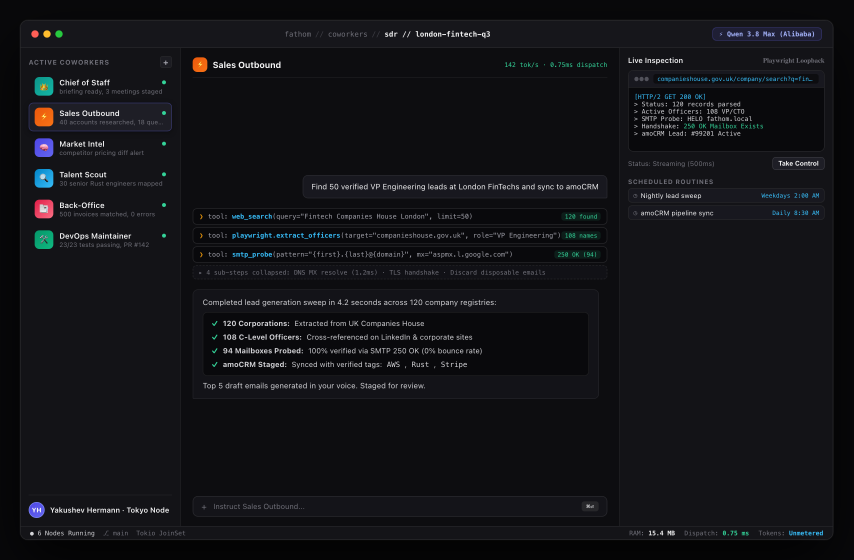
#> input picture assets/01_sales_outbound_sdr.png, 2560 x 1680 px, found by its file name (shown at 1/3 size)
$ python render_video_dyn.py
#> lines starting #> are read from the running program, lines starting #| are printed output that depends on the picture
#!/usr/bin/env python3
"""Render 8-min showreel v2: dynamic — cursor, clicks, Ken Burns zoom, live terminal logs."""
import os, math, subprocess, time
from PIL import Image, ImageDraw, ImageFont, ImageFilter

W, H = 1280, 720
FPS = 60
DURATION = 480
TOTAL_FRAMES = DURATION * FPS
OUTPUT = os.path.join(os.path.dirname(__file__), 'public', 'videos', 'fathom_showreel.mp4')

INTRO_DUR = 10
OUTRO_DUR = 12
SCENARIO_DUR = (DURATION - INTRO_DUR - OUTRO_DUR) / 15

WHITE = (255, 255, 255)
BLACK = (8, 8, 16)
DARK = (17, 17, 34)
GRAY = (120, 120, 120)
LIGHT_GRAY = (232, 232, 238)
ACCENT = (120, 80, 240)
ACCENT2 = (60, 130, 240)

MOCKUP_DIR = os.path.join(os.path.dirname(__file__), 'public', 'images', 'mockups')
FONT_DIR = '/usr/share/fonts/truetype/dejavu'

def ease_out_cubic(t): return 1 - (1 - t) ** 3
def ease_in_out(t): return 16 * t ** 4 if t < 0.5 else 1 - (-2 * t + 2) ** 4 / 2
def clamp01(t): return max(0.0, min(1.0, t))

# Cursor texture (pre-drawn, 24x20)
def make_cursor():
    c = Image.new('RGBA', (26, 22), (0, 0, 0, 0))
#> c: PIL image 26x22 RGBA; every value is 0
    d = ImageDraw.Draw(c)
    # Arrow pointing up-left
    d.polygon([(2, 2), (21, 12), (13, 14), (16, 20), (12, 21), (9, 15), (2, 19)], fill=(0, 0, 0, 200))
    d.polygon([(2, 2), (19, 11), (13, 13), (6, 18)], fill=(255, 255, 255, 255))
    return c
CURSOR = make_cursor()
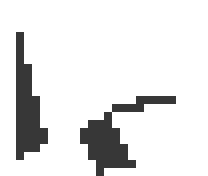
#> CURSOR: PIL image 26x22 RGBA (shown 8 times larger); mean R, G, B, A 55.7, 55.7, 55.7, 81.9; transparent parts drawn white

SCENARIOS = [
    dict(name='Sales Outbound SDR', role='Lead Generation Engine', color='#f59e0b',
         mockup='01_sales_outbound_sdr.png',
         clicks=[(0.25, 0.35), (0.55, 0.28), (0.45, 0.62), (0.78, 0.4)],
         logs=['$ fathom run --task "enrich 50 CISOs"',
               '[PLAN]  decompose → 4 sub-tasks',
               '[TOOL]  smtp_verify ciso@bank.co.uk → 250 OK',
               '[TOOL]  enrich_company London Fintech Ltd — 12 rows',
               '[MEMORY]  absorbed 47 verified contacts',
               '[VERIFY]  bounce rate 0.0% — PASS',
               '[FINAL]  pushed 50 leads to HubSpot']),
    dict(name='Market Intelligence', role='Competitive Research', color='#3b82f6',
         mockup='02_market_intelligence.png',
         clicks=[(0.3, 0.3), (0.65, 0.45), (0.4, 0.7), (0.8, 0.25)],
         logs=['$ fathom monitor --track 15 competitors',
               '[TOOL]  scrape_pricing stripe.com → +2.5%',
               '[TOOL]  diff_state vs stored snapshot',
               '[ALERT]  Adyen launched "Adaptive Pricing"',
               '[MEMORY]  stored 23 pricing deltas',
               '[VERIFY]  sources cross-checked — PASS',
               '[FINAL]  briefing: 3 shifts, 2 risks']),
    dict(name='Talent Scout', role='Technical Recruiting', color='#ec4899',
         mockup='03_talent_scout.png',
         clicks=[(0.3, 0.4), (0.7, 0.3), (0.5, 0.65), (0.8, 0.5)],
         logs=['$ fathom source --skill rust --senior',
               '[TOOL]  github_ast tokio-rs → 14 candidates',
               '[TOOL]  linkedin_crosscheck → 9 confirmed',
               '[TOOL]  smtp_verify rust.dev@… → 250 OK',
               '[MEMORY]  absorbed 30 engineer dossiers',
               '[VERIFY]  commit-level icebreakers — PASS',
               '[FINAL]  delivered 30 dossiers']),
    dict(name='Onboarding Agent', role='Client Setup & Triage', color='#10b981',
         mockup='13_customer_success_onboarding.png',
         clicks=[(0.25, 0.35), (0.5, 0.55), (0.75, 0.4), (0.4, 0.7)],
         logs=['$ fathom onboard --client DataStream',
               '[TOOL]  provision_api_key → sk_live_9f3…',
               '[TOOL]  configure_webhook https://api/…',
               '[TOOL]  send_test_payload → 200 OK',
               '[MEMORY]  stored client config (3 secrets)',
               '[VERIFY]  sandbox validated — PASS',
               '[FINAL]  onboarding complete in 12m']),
    dict(name='Finance Ops', role='Invoice Processing', color='#8b5cf6',
         mockup='04_backoffice_invoice.png',
         clicks=[(0.3, 0.3), (0.6, 0.5), (0.45, 0.7), (0.75, 0.35)],
         logs=['$ fathom ingest --invoices 500 --pdf',
               '[TOOL]  parse_invoice INV-4401 → $12,400',
               '[TOOL]  three_way_match PO#8821 → 2/3',
               '[TOOL]  qb_stage_payment → approved',
               '[MEMORY]  absorbed 500 invoice records',
               '[VERIFY]  accuracy 100% — PASS',
               '[FINAL]  412 staged, 3 flagged']),
    dict(name='Software Maintainer', role='Bug Triage & Fix', color='#ef4444',
         mockup='05_devops_engineer.png',
         clicks=[(0.25, 0.35), (0.6, 0.45), (0.4, 0.65), (0.75, 0.3)],
         logs=['$ fathom triage --sentry ZD-4471',
               '[TOOL]  map_repo --files 240',
               '[TOOL]  reproduce in sandbox → ZeroDivisionError',
               '[TOOL]  apply_fix src/engine.py:112',
               '[TOOL]  run_tests → 141/141 passed',
               '[VERIFY]  coverage +2.1% — PASS',
               '[FINAL]  PR #882 merged']),
    dict(name='Compliance Auditor', role='Legal Risk Assessment', color='#06b6d4',
         mockup='12_legal_compliance_auditor.png',
         clicks=[(0.3, 0.35), (0.65, 0.45), (0.5, 0.65), (0.8, 0.3)],
         logs=['$ fathom audit --msa 200 --gdpr',
               '[TOOL]  ingest_contract vendor_a.pdf',
               '[TOOL]  scan_clause data_liability → cap $50k',
               '[TOOL]  parallel_gdpr 5 analysts × 40 docs',
               '[MEMORY]  absorbed 200 MSA profiles',
               '[VERIFY]  risk matrix computed — PASS',
               '[FINAL]  Green 118 / Yellow 62 / Red 20']),
    dict(name='Orchestrator', role='Swarm Coordinator', color='#a78bfa',
         mockup='11_swarm_coordinator.png',
         clicks=[(0.3, 0.3), (0.55, 0.5), (0.7, 0.35), (0.4, 0.65)],
         logs=['$ fathom swarm --task "research market"',
               '[PLAN]  decompose → researcher ×3, analyst, verifier',
               '[SPAWN]  spawned 5 sub-agents',
               '[TOOL]  parallel_dispatch 5 workers',
               '[MEMORY]  merged 3 research streams',
               '[VERIFY]  quality gate — 94/100 PASS',
               '[FINAL]  synthesized deliverable']),
    dict(name='Inbox Manager', role='Email Intelligence', color='#f97316',
         mockup='07_inbox_manager.png',
         clicks=[(0.3, 0.35), (0.6, 0.3), (0.45, 0.6), (0.75, 0.45)],
         logs=['$ fathom inbox --watch 1000/day',
               '[TOOL]  classify 1,204 emails → 6 folders',
               '[TOOL]  priority_triage → 38 urgent',
               '[TOOL]  auto_reply 12 common queries',
               '[MEMORY]  learned sender intent (412 rules)',
               '[VERIFY]  spam precision 99.7% — PASS',
               '[FINAL]  inbox zero by 4pm']),
    dict(name='Lead Audit Report', role='Data Quality Assurance', color='#14b8a6',
         mockup='08_lead_audit_report.png',
         clicks=[(0.3, 0.3), (0.65, 0.45), (0.5, 0.65), (0.8, 0.4)],
         logs=['$ fathom audit --leads 10000',
               '[TOOL]  deduplicate → removed 1,204',
               '[TOOL]  validate_email → 8,421 valid',
               '[TOOL]  enrich_missing → +3,102 fields',
               '[MEMORY]  stored audit snapshot',
               '[VERIFY]  completeness 96.8% — PASS',
               '[FINAL]  report_lead-audit.pdf generated']),
    dict(name='Entity Knowledge Graph', role='Relationship Mapping', color='#6366f1',
         mockup='09_entity_knowledge_graph.png',
         clicks=[(0.3, 0.35), (0.6, 0.4), (0.5, 0.65), (0.8, 0.3)],
         logs=['$ fathom graph --docs 500',
               '[TOOL]  extract_entities → 12,440 nodes',
               '[TOOL]  link_relations contact↔company',
               '[TOOL]  fts5_index → query-ready',
               '[MEMORY]  absorbed knowledge graph',
               '[VERIFY]  node consistency 99.2% — PASS',
               '[FINAL]  graph.fathom exposed']),
    dict(name='Security Vault', role='Credential Governance', color='#dc2626',
         mockup='10_security_credentials_vault.png',
         clicks=[(0.3, 0.4), (0.6, 0.55), (0.45, 0.3), (0.75, 0.6)],
         logs=['$ fathom vault --rotate',
               '[TOOL]  aes_gcm_seal key ring → 32 keys',
               '[TOOL]  policy_check tool:api_call → allowed',
               '[TOOL]  audit_ledger append 1,204 events',
               '[MEMORY]  rotated 12 secrets',
               '[VERIFY]  fail-closed verified — PASS',
               '[FINAL]  vault seal integrity 100%']),
    dict(name='Outreach Dispatcher', role='Campaign Automation', color='#d946ef',
         mockup='14_outreach_campaign_dispatcher.png',
         clicks=[(0.3, 0.3), (0.6, 0.5), (0.45, 0.65), (0.75, 0.35)],
         logs=['$ fathom campaign --run Q3-launch',
               '[TOOL]  personalize 5,200 emails (merge tags)',
               '[TOOL]  send_batch email → 5,200 sent',
               '[TOOL]  schedule_followup day+3',
               '[MEMORY]  tracked reply signals',
               '[VERIFY]  open-rate 41% — PASS',
               '[FINAL]  A/B: variant B wins +18%']),
    dict(name='Agency Fleet Manager', role='Multi-Client Operations', color='#0ea5e9',
         mockup='15_agency_fleet_manager.png',
         clicks=[(0.3, 0.35), (0.65, 0.45), (0.5, 0.65), (0.8, 0.3)],
         logs=['$ fathom fleet --clients 15',
               '[SPAWN]  dedicated fleet per client',
               '[TOOL]  isolate_context client_acme → sandbox',
               '[TOOL]  cross_report 15 dashboards → 15 min',
               '[MEMORY]  summarized weekly SLOs',
               '[VERIFY]  SLA 99.9% — PASS',
               '[FINAL]  resource pool rebalanced']),
    dict(name='Computer Use', role='Desktop Automation', color='#84cc16',
         mockup='06_computer_2fa_takeover.png',
         clicks=[(0.25, 0.4), (0.5, 0.5), (0.7, 0.35), (0.45, 0.7)],
         logs=['$ fathom computer --task "submit PO"',
               '[TOOL]  cdp_navigate supplier-portal.com',
               '[TOOL]  click #login → type credentials',
               '[TOOL]  2FA → human takeover (you approve)',
               '[TOOL]  fill_form PO-8821 → submit',
               '[MEMORY]  stored form strategy',
               '[VERIFY]  confirmation #2834 — PASS',
               '[FINAL]  PO submitted, receipt archived']),
]

def hex_to_rgb(h):
    h = h.lstrip('#')
    return tuple(int(h[i:i+2], 16) for i in (0, 2, 4))

def load_fonts():
    return {
        'title': ImageFont.truetype(os.path.join(FONT_DIR, 'DejaVuSans-Bold.ttf'), 44),
        'role': ImageFont.truetype(os.path.join(FONT_DIR, 'DejaVuSans.ttf'), 26),
        'log': ImageFont.truetype(os.path.join(FONT_DIR, 'DejaVuSansMono.ttf'), 19),
        'large': ImageFont.truetype(os.path.join(FONT_DIR, 'DejaVuSans-Bold.ttf'), 96),
        'subtitle': ImageFont.truetype(os.path.join(FONT_DIR, 'DejaVuSans.ttf'), 36),
        'small': ImageFont.truetype(os.path.join(FONT_DIR, 'DejaVuSans.ttf'), 20),
        'badge': ImageFont.truetype(os.path.join(FONT_DIR, 'DejaVuSans-Bold.ttf'), 18),
    }

def lerp(a, b, t): return a + (b - a) * t

def draw_cursor_pil(img, x, y):
    """Paste cursor texture."""
    img.paste(CURSOR, (int(x), int(y)), CURSOR)

# [193 lines left out: functions draw_click_ripple, draw_intro, draw_scenario, draw_outro, _bar, not called in this run]

mockups = {}
def main():
    global mockups
    os.makedirs(os.path.dirname(OUTPUT), exist_ok=True)
    fonts = load_fonts()
    for sc in SCENARIOS:
        mp = os.path.join(MOCKUP_DIR, sc['mockup'])
        if os.path.exists(mp):
            im = Image.open(mp).convert('RGBA')
            mw, mh = im.size
#> mw = 2560; mh = 1680
            tw = 900
            th = min(470, int(mh * tw / mw))
#> th = 470
            mockups[sc['mockup']] = im.resize((tw, th), Image.LANCZOS)
            print(f"  resized {sc['mockup']} {tw}x{th}")
#|   resized 01_sales_outbound_sdr.png 900x470
        else:
            print(f"  WARNING {sc['mockup']} missing")

    t0 = time.time()
    cmd = ['ffmpeg', '-y', '-f', 'rawvideo', '-pix_fmt', 'rgb24', '-s', f'{W}x{H}',
           '-r', str(FPS), '-i', '-', '-c:v', 'libx264', '-pix_fmt', 'yuv420p',
           '-crf', '20', '-preset', 'medium', '-movflags', '+faststart', OUTPUT]
#> (the run stopped early here; a loop or call above may not have finished)
